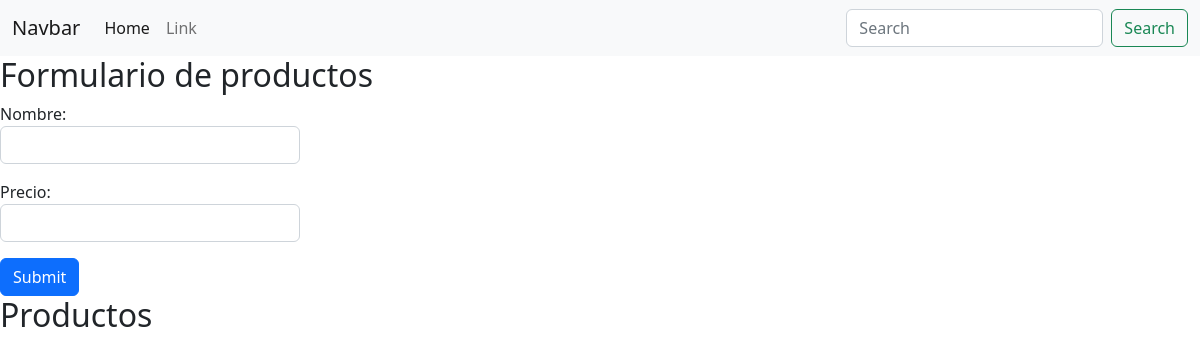
The app's page /productos/, older data.
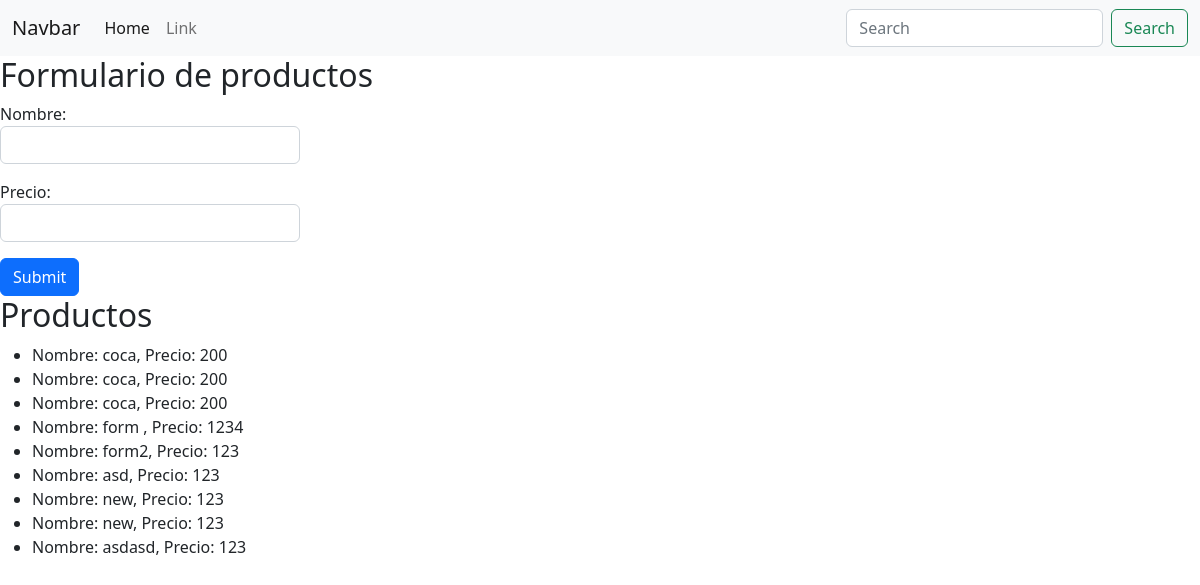
The same page, newer data.
### ecomerce/models.py (models this page shows)
class Productos (models.Model):
    name = models.CharField(max_length=20)
    price = models.IntegerField()

### ecomerce/views.py (the view)
# urls.py: path('productos/', ver_productos, name='VerProductos'),
def ver_productos(request):
    if request.method == "GET" and 'search' in request.GET:
        search = request.GET['search']
        productos = Productos.objects.filter(name=search)
        context={"productos": productos}
        return render(request, "productos.html", context=context)
    elif request.method == "GET":
        productos = Productos.objects.all()
        context = {"productos": productos}
        return render(request, "productos.html", context=context)
    elif request.method == "POST":
        name = request.POST["name"]
        price = request.POST["price"]
        Productos.objects.create(name=name, price=price)
        return HttpResponse("Data enviada!")

### templates/productos.html (shortened to what this page needs)
{% extends 'base.html' %}
{% block contenido_form %}
<h2>Formulario de productos</h2>
<form action="" method="POST"> {% csrf_token %}
  <div class="mb-3 w-25">
    Nombre: <input type="text" name="name" class="form-control">
  </div>
  <div class="mb-3 w-25">
    Precio: <input type="number" name="price" class="form-control">
  </div>
  <button type="submit" class="btn btn-primary" >Submit</button>
</form>
{% endblock %}
{% block contenido %}
<h2>Productos</h2>
<ul>
  {% for i in productos %}
  <li>Nombre: {{i.name}}, Precio: {{i.price}}</li>
  {% endfor %}
</ul>
{% endblock %}

### templates/base.html (shortened to what this page needs)
<!DOCTYPE html>
<html lang="en">
<head>
  <link href="https://cdn.jsdelivr.net/npm/bootstrap@5.2.3/dist/css/bootstrap.min.css" rel="stylesheet">
</head>
<body>
  <header>
    <nav class="navbar navbar-expand-lg bg-light">
      <div class="container-fluid">
        <a class="navbar-brand" href="#">Navbar</a>
        <div class="collapse navbar-collapse" id="navbarSupportedContent">
          <ul class="navbar-nav me-auto mb-2 mb-lg-0">
            <li class="nav-item">
              <a class="nav-link active" aria-current="page" href="#">Home</a>
            </li>
            <li class="nav-item">
              <a class="nav-link" href="#">Link</a>
            </li>
          </ul>
          <form class="d-flex" role="search">
            <input class="form-control me-2" type="search" placeholder="Search" name="search" aria-label="Search">
            <button class="btn btn-outline-success" type="submit">Search</button>
          </form>
        </div>
      </div>
    </nav>
  </header>
  <main>
    <div class="d-flex justify-content-center flex-column">
      {% block contenido_form %}
      {% endblock %}
    </div>
    {% block contenido %}
    {% endblock %}
  </main>
</body>
</html>

Row changes from the older to the newer data that the page shows:
added Productos: name "coca", price "200"
added Productos: name "coca", price "200"
added Productos: name "coca", price "200"
added Productos: name "form", price "1234"
added Productos: name "form2", price "123"
added Productos: name "asd", price "123"
added Productos: name "new", price "123"
added Productos: name "new", price "123"
added Productos: name "asdasd", price "123"
